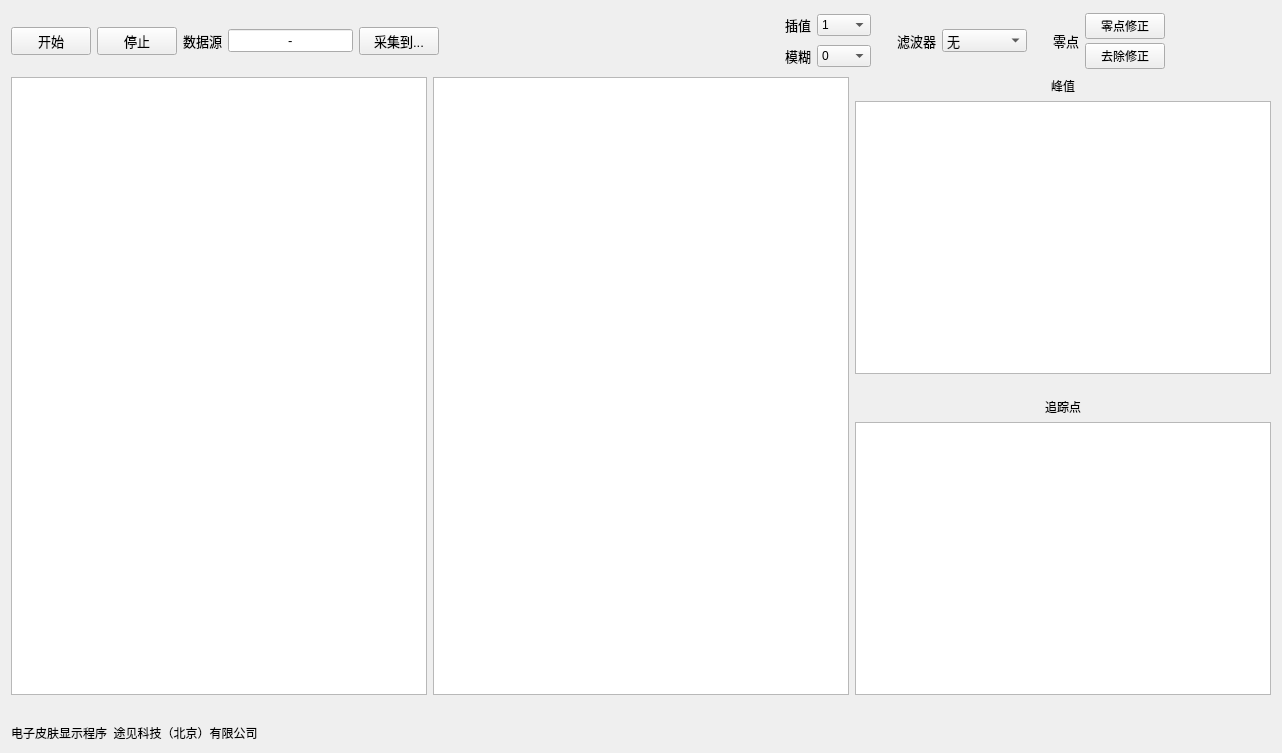
<?xml version="1.0" encoding="UTF-8"?>
<ui version="4.0">
 <class>Form</class>
 <widget class="QWidget" name="Form">
  <property name="geometry">
   <rect>
    <x>0</x>
    <y>0</y>
    <width>1282</width>
    <height>753</height>
   </rect>
  </property>
  <property name="windowTitle">
   <string>Form</string>
  </property>
  <layout class="QGridLayout" name="gridLayout_2">
   <item row="0" column="0">
    <layout class="QHBoxLayout" name="horizontalLayout">
     <item>
      <widget class="QPushButton" name="button_start">
       <property name="font">
        <font>
         <family>Arial</family>
         <pointsize>10</pointsize>
        </font>
       </property>
       <property name="text">
        <string>开始</string>
       </property>
      </widget>
     </item>
     <item>
      <widget class="QPushButton" name="button_stop">
       <property name="font">
        <font>
         <family>Arial</family>
         <pointsize>10</pointsize>
        </font>
       </property>
       <property name="text">
        <string>停止</string>
       </property>
      </widget>
     </item>
     <item>
      <widget class="QLabel" name="label_4">
       <property name="font">
        <font>
         <family>Arial</family>
         <pointsize>10</pointsize>
        </font>
       </property>
       <property name="text">
        <string>数据源</string>
       </property>
      </widget>
     </item>
     <item>
      <widget class="QLineEdit" name="com_port">
       <property name="sizePolicy">
        <sizepolicy hsizetype="Minimum" vsizetype="Fixed">
         <horstretch>0</horstretch>
         <verstretch>0</verstretch>
        </sizepolicy>
       </property>
       <property name="font">
        <font>
         <family>Arial</family>
         <pointsize>10</pointsize>
        </font>
       </property>
       <property name="text">
        <string>-</string>
       </property>
       <property name="frame">
        <bool>true</bool>
       </property>
       <property name="echoMode">
        <enum>QLineEdit::Normal</enum>
       </property>
       <property name="alignment">
        <set>Qt::AlignCenter</set>
       </property>
      </widget>
     </item>
     <item>
      <widget class="QPushButton" name="button_save_to">
       <property name="font">
        <font>
         <family>Arial</family>
         <pointsize>10</pointsize>
        </font>
       </property>
       <property name="text">
        <string>采集到...</string>
       </property>
      </widget>
     </item>
     <item>
      <spacer name="horizontalSpacer_3">
       <property name="orientation">
        <enum>Qt::Horizontal</enum>
       </property>
       <property name="sizeHint" stdset="0">
        <size>
         <width>108</width>
         <height>20</height>
        </size>
       </property>
      </spacer>
     </item>
     <item>
      <layout class="QVBoxLayout" name="verticalLayout_5"/>
     </item>
     <item>
      <spacer name="horizontalSpacer_6">
       <property name="orientation">
        <enum>Qt::Horizontal</enum>
       </property>
       <property name="sizeHint" stdset="0">
        <size>
         <width>40</width>
         <height>20</height>
        </size>
       </property>
      </spacer>
     </item>
     <item>
      <layout class="QGridLayout" name="gridLayout">
       <item row="0" column="0">
        <widget class="QLabel" name="label_8">
         <property name="font">
          <font>
           <family>Arial</family>
           <pointsize>10</pointsize>
          </font>
         </property>
         <property name="text">
          <string>插值</string>
         </property>
        </widget>
       </item>
       <item row="0" column="1">
        <widget class="QComboBox" name="combo_interpolate">
         <property name="font">
          <font>
           <family>Arial</family>
           <pointsize>9</pointsize>
          </font>
         </property>
         <item>
          <property name="text">
           <string>1</string>
          </property>
         </item>
         <item>
          <property name="text">
           <string>2</string>
          </property>
         </item>
         <item>
          <property name="text">
           <string>4</string>
          </property>
         </item>
        </widget>
       </item>
       <item row="1" column="0">
        <widget class="QLabel" name="label_9">
         <property name="font">
          <font>
           <family>Arial</family>
           <pointsize>10</pointsize>
          </font>
         </property>
         <property name="text">
          <string>模糊</string>
         </property>
        </widget>
       </item>
       <item row="1" column="1">
        <widget class="QComboBox" name="combo_blur">
         <property name="font">
          <font>
           <family>Arial</family>
           <pointsize>9</pointsize>
          </font>
         </property>
         <item>
          <property name="text">
           <string>0</string>
          </property>
         </item>
         <item>
          <property name="text">
           <string>0.25</string>
          </property>
         </item>
         <item>
          <property name="text">
           <string>0.5</string>
          </property>
         </item>
         <item>
          <property name="text">
           <string>1</string>
          </property>
         </item>
         <item>
          <property name="text">
           <string>2</string>
          </property>
         </item>
         <item>
          <property name="text">
           <string>4</string>
          </property>
         </item>
        </widget>
       </item>
      </layout>
     </item>
     <item>
      <spacer name="horizontalSpacer_4">
       <property name="orientation">
        <enum>Qt::Horizontal</enum>
       </property>
       <property name="sizeType">
        <enum>QSizePolicy::Preferred</enum>
       </property>
       <property name="sizeHint" stdset="0">
        <size>
         <width>20</width>
         <height>20</height>
        </size>
       </property>
      </spacer>
     </item>
     <item>
      <widget class="QLabel" name="label_6">
       <property name="font">
        <font>
         <family>Arial</family>
         <pointsize>10</pointsize>
        </font>
       </property>
       <property name="text">
        <string>滤波器</string>
       </property>
      </widget>
     </item>
     <item>
      <widget class="QComboBox" name="combo_filter_time">
       <property name="font">
        <font>
         <family>Arial</family>
         <pointsize>10</pointsize>
        </font>
       </property>
       <item>
        <property name="text">
         <string>无</string>
        </property>
       </item>
       <item>
        <property name="text">
         <string>中值-0.2s</string>
        </property>
       </item>
       <item>
        <property name="text">
         <string>中值-1s</string>
        </property>
       </item>
       <item>
        <property name="text">
         <string>均值-0.2s</string>
        </property>
       </item>
       <item>
        <property name="text">
         <string>均值-1s</string>
        </property>
       </item>
      </widget>
     </item>
     <item>
      <spacer name="horizontalSpacer_5">
       <property name="orientation">
        <enum>Qt::Horizontal</enum>
       </property>
       <property name="sizeType">
        <enum>QSizePolicy::Preferred</enum>
       </property>
       <property name="sizeHint" stdset="0">
        <size>
         <width>20</width>
         <height>20</height>
        </size>
       </property>
      </spacer>
     </item>
     <item>
      <widget class="QLabel" name="label_7">
       <property name="font">
        <font>
         <family>Arial</family>
         <pointsize>10</pointsize>
        </font>
       </property>
       <property name="text">
        <string>零点</string>
       </property>
      </widget>
     </item>
     <item>
      <layout class="QVBoxLayout" name="verticalLayout_2">
       <property name="spacing">
        <number>2</number>
       </property>
       <item>
        <widget class="QPushButton" name="button_set_zero">
         <property name="font">
          <font>
           <family>Arial</family>
           <pointsize>9</pointsize>
          </font>
         </property>
         <property name="text">
          <string>零点修正</string>
         </property>
        </widget>
       </item>
       <item>
        <widget class="QPushButton" name="button_abandon_zero">
         <property name="font">
          <font>
           <family>Arial</family>
           <pointsize>9</pointsize>
          </font>
         </property>
         <property name="text">
          <string>去除修正</string>
         </property>
        </widget>
       </item>
      </layout>
     </item>
     <item>
      <widget class="QLabel" name="label_logo">
       <property name="sizePolicy">
        <sizepolicy hsizetype="Fixed" vsizetype="Fixed">
         <horstretch>30</horstretch>
         <verstretch>2</verstretch>
        </sizepolicy>
       </property>
       <property name="minimumSize">
        <size>
         <width>100</width>
         <height>60</height>
        </size>
       </property>
       <property name="styleSheet">
        <string notr="true"/>
       </property>
       <property name="text">
        <string/>
       </property>
      </widget>
     </item>
    </layout>
   </item>
   <item row="1" column="0">
    <layout class="QHBoxLayout" name="horizontalLayout_2">
     <item>
      <widget class="GraphicsLayoutWidget" name="fig_image_0">
       <property name="sizePolicy">
        <sizepolicy hsizetype="Expanding" vsizetype="Expanding">
         <horstretch>0</horstretch>
         <verstretch>0</verstretch>
        </sizepolicy>
       </property>
       <property name="font">
        <font>
         <family>SimSun-ExtB</family>
         <pointsize>16</pointsize>
        </font>
       </property>
      </widget>
     </item>
     <item>
      <widget class="GraphicsLayoutWidget" name="fig_image_1">
       <property name="sizePolicy">
        <sizepolicy hsizetype="Expanding" vsizetype="Expanding">
         <horstretch>0</horstretch>
         <verstretch>0</verstretch>
        </sizepolicy>
       </property>
       <property name="font">
        <font>
         <family>SimSun-ExtB</family>
         <pointsize>16</pointsize>
        </font>
       </property>
      </widget>
     </item>
     <item>
      <layout class="QVBoxLayout" name="verticalLayout">
       <item>
        <widget class="QLabel" name="label_3">
         <property name="text">
          <string>峰值</string>
         </property>
         <property name="alignment">
          <set>Qt::AlignCenter</set>
         </property>
        </widget>
       </item>
       <item>
        <widget class="GraphicsLayoutWidget" name="fig_1">
         <property name="font">
          <font>
           <family>SimSun-ExtB</family>
           <pointsize>16</pointsize>
          </font>
         </property>
        </widget>
       </item>
       <item>
        <spacer name="verticalSpacer_3">
         <property name="orientation">
          <enum>Qt::Vertical</enum>
         </property>
         <property name="sizeType">
          <enum>QSizePolicy::Preferred</enum>
         </property>
         <property name="sizeHint" stdset="0">
          <size>
           <width>20</width>
           <height>18</height>
          </size>
         </property>
        </spacer>
       </item>
       <item>
        <widget class="QLabel" name="label_2">
         <property name="text">
          <string>追踪点</string>
         </property>
         <property name="alignment">
          <set>Qt::AlignCenter</set>
         </property>
        </widget>
       </item>
       <item>
        <widget class="GraphicsLayoutWidget" name="fig_2">
         <property name="font">
          <font>
           <family>SimSun-ExtB</family>
           <pointsize>16</pointsize>
          </font>
         </property>
        </widget>
       </item>
      </layout>
     </item>
    </layout>
   </item>
   <item row="2" column="0">
    <widget class="QLabel" name="console_out">
     <property name="font">
      <font>
       <family>Arial</family>
       <pointsize>11</pointsize>
      </font>
     </property>
     <property name="text">
      <string/>
     </property>
    </widget>
   </item>
   <item row="3" column="0">
    <widget class="QLabel" name="label_5">
     <property name="text">
      <string>电子皮肤显示程序  途见科技（北京）有限公司</string>
     </property>
    </widget>
   </item>
  </layout>
 </widget>
 <customwidgets>
  <customwidget>
   <class>GraphicsLayoutWidget</class>
   <extends>QGraphicsView</extends>
   <header location="global">pyqtgraph</header>
  </customwidget>
 </customwidgets>
 <resources/>
 <connections/>
</ui>
